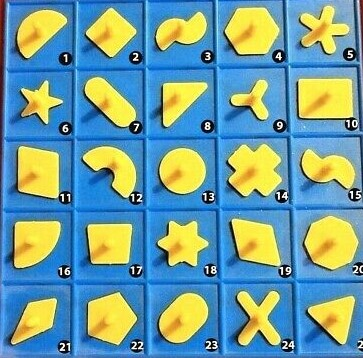
#> input picture game_pieces.jpg, 363 x 358 px, given in place of the camera
$ python tuning_script.py
#> lines starting #> are read from the running program, lines starting #| are printed output that depends on the picture; after the words box and inside, x2 and y2 are one past the last pixel; in counts of white or black regions, pixels touching at a corner belong together
#> further down, frame is the input picture: shape (358, 363, 3); mean B, G, R 155.9, 157.8, 115.1
#> `hsv = cv2.cvtColor(frame, cv2.COLOR_BGR2HSV)`: hsv: shape (358, 363, 3); mean H, S, V 78.8, 166.5, 202.4
### classify_shape.py
import cv2
import numpy as np


def mask_largest_contour(input, hsv_low, hsv_high, rotation=0):
#> called with hsv_low = array of shape (3,), hsv_high = array of shape (3,), rotation = 0
    input_blur = cv2.GaussianBlur(input,(5,5),cv2.BORDER_DEFAULT)
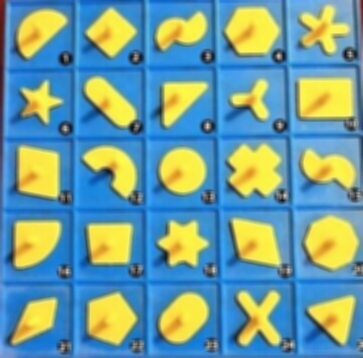
#> input_blur: shape (358, 363, 3); mean B, G, R 155.9, 157.8, 115.1
    hsv = cv2.cvtColor(input_blur, cv2.COLOR_BGR2HSV)
#> hsv: shape (358, 363, 3); mean H, S, V 78.9, 160.5, 201.3
    mask_all = cv2.inRange(hsv, hsv_low, hsv_high)
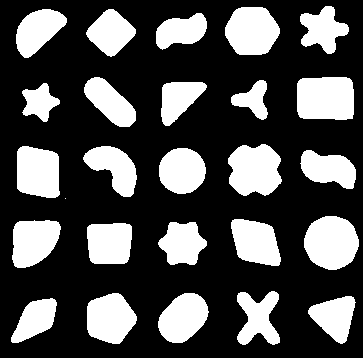
#> mask_all: shape (358, 363); 30.9% white; 26 white regions (1 under 20 px)
    ret,thresh = cv2.threshold(mask_all, 40, 255, 0)
    contours = cv2.findContours(thresh, cv2.RETR_EXTERNAL, cv2.CHAIN_APPROX_NONE)[1]
#> contours = 26 contours, 1 with area under 20; largest, box (x1, y1, x2, y2) and area: (297, 77, 354, 120) 2234, (304, 216, 359, 270) 2229, (228, 144, 282, 196) 2132, (225, 7, 280, 55) 2008, (17, 146, 60, 198) 1869
    mask = np.zeros(input.shape[0:2], np.uint8)
    if len(contours) != 0:
        c = max(contours, key = cv2.contourArea)
#> c = contour of 179 points, box (x1, y1, x2, y2) (297, 77, 354, 120), area 2234
        if rotation != 0:
            c = rotate_contour(c,rotation)
        x,y,w,h = cv2.boundingRect(c)
#> x = 297; y = 77; w = 57; h = 43
        square_size = max(w,h)
#> square_size = 57
        mask = np.zeros((square_size,square_size), np.uint8)
        cx = int(w/2)+x
#> cx = 325
        cy = int(h/2)+y
#> cy = 98
        center = int(square_size/2)
#> center = 28
        cv2.fillPoly(mask, pts =[c], color=255,offset=(-cx+center,-cy+center))
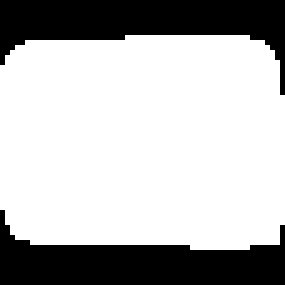
#> mask: shape (57, 57) (shown 5 times larger); 71.5% white; 2 black regions, box (x1, y1, x2, y2) and area: (0, 42, 57, 57) 464, (0, 0, 57, 19) 461
    return mask

# [61 lines left out: functions intersection_over_union, cart2pol, pol2cart, rotate_contour, classify, not called in this run]

# input = cv2.imread('piece_13_rot.png')
# print(input.shape)
# print(classify(input))

### tuning_script.py
import classify_shape
import cv2
import numpy as np

cam = cv2.VideoCapture(0, cv2.CAP_DSHOW)
#  Hue Sat Value
lower_yellow = np.array([15,50,50])
upper_yellow = np.array([50, 255, 255])
mouseX,mouseY = 0,0

def update_mouse(event,x,y,flags,param):
    global mouseX,mouseY
    if event == cv2.EVENT_LBUTTONDBLCLK:
        mouseX,mouseY = x,y
cv2.namedWindow('frame')
cv2.setMouseCallback('frame',update_mouse)
while True:
    ret, frame = cam.read()
    hsv = cv2.cvtColor(frame, cv2.COLOR_BGR2HSV)
    if mouseX:
        print(hsv[mouseY, mouseX])
        mouseX = None
    cv2.imshow('frame', frame)
    pic = classify_shape.mask_largest_contour(frame, lower_yellow, upper_yellow)
    cv2.imshow('pic', pic)
    k = cv2.waitKey(1)
#> (key Esc is pressed here)
    if k%256 == 27:
        break
cam.release()
cv2.destroyAllWindows()
